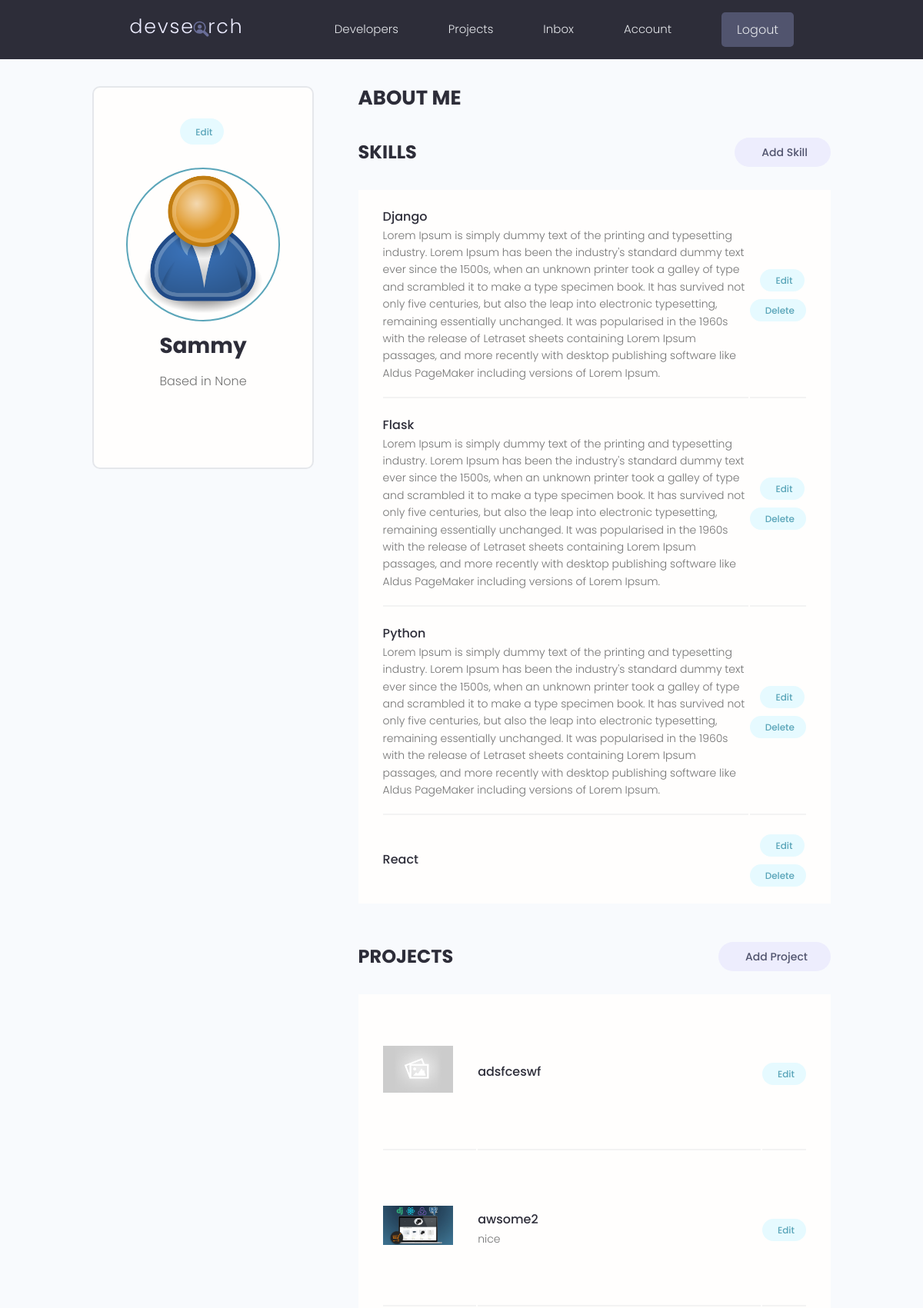
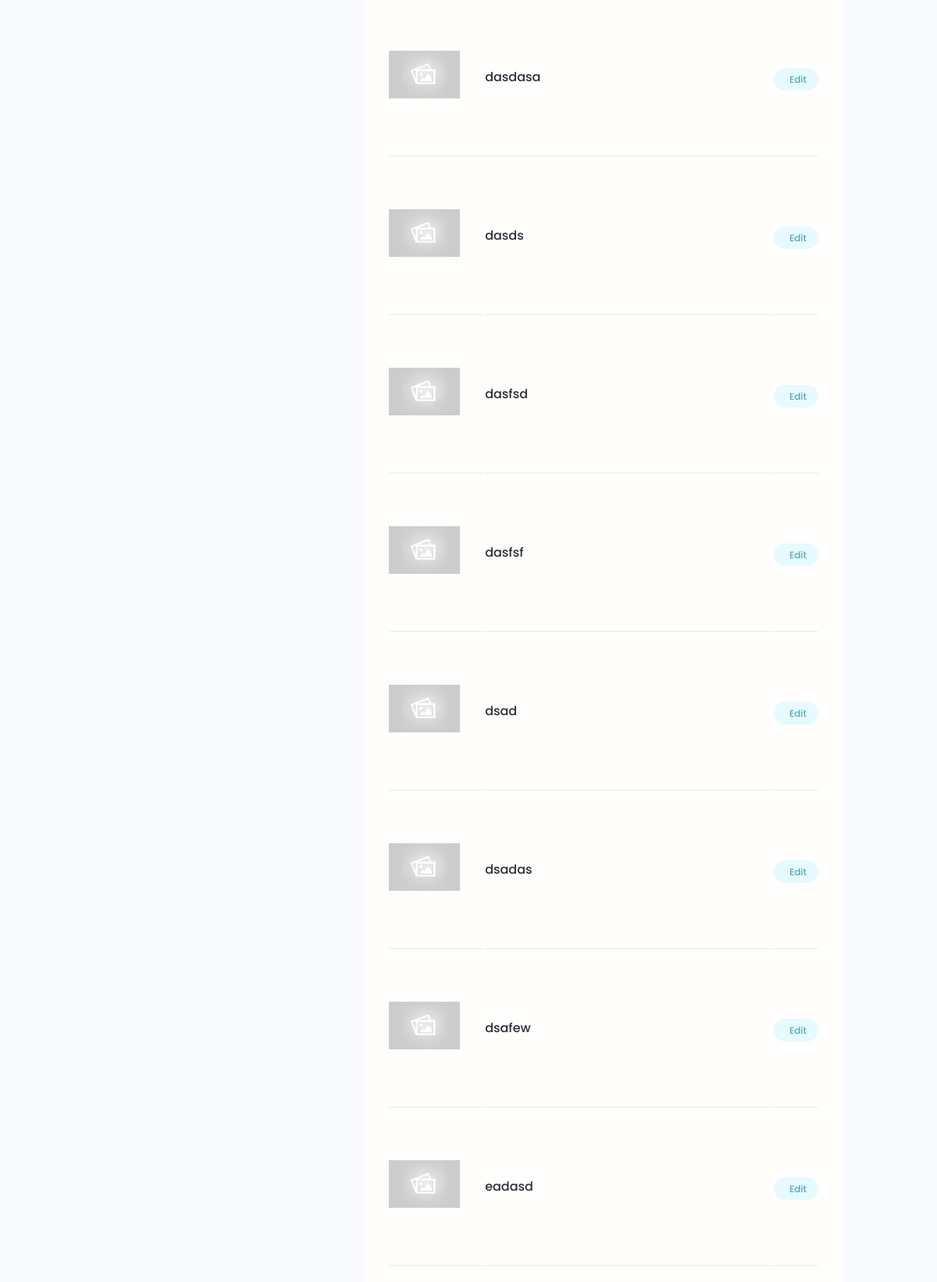
The app's page /account/ (signed in, upper part) with its own data (2 pictures, top to bottom).
### users/models.py (models this page shows, shortened)
class Profile(models.Model):
    user = models.OneToOneField(User, on_delete=models.CASCADE, null=True, blank=True)
    name = models.CharField(max_length=200, null=True, blank=True)
    email = models.EmailField(max_length=500, null=True, blank=True)
    username = models.CharField(max_length=200, blank=True, null=True)
    location = models.CharField(max_length=200, blank=True, null=True)
    short_intro = models.CharField(max_length=200, null=True, blank=True)
    bio = models.TextField(null=True, blank=True)
    profile_image = models.ImageField(null=True, blank=True, upload_to='profiles/', default="profiles/user-default.png")
    social_github = models.CharField(max_length=200, blank=True, null=True)
    social_twitter = models.CharField(max_length=200, blank=True, null=True)
    social_linkedin = models.CharField(max_length=200, blank=True, null=True)
    social_youtube = models.CharField(max_length=200, blank=True, null=True)
    social_website = models.CharField(max_length=200, blank=True, null=True)
    created = models.DateTimeField(auto_now_add=True)
    id = models.UUIDField(default=uuid.uuid4, unique=True,
                          primary_key=True, editable=False)
    class Meta:
        ordering = ['created']
    @property
    def imageURL(self):
        try:
            url = self.profile_image.url
        except:
            url = ''
        return url

class Skill(models.Model):
    owner = models.ForeignKey(Profile, on_delete=models.CASCADE)
    name = models.CharField(max_length=200, null=True, blank=True)
    description = models.TextField(null=True, blank=True)
    created = models.DateTimeField(auto_now_add=True)
    id = models.UUIDField(default=uuid.uuid4, unique=True,
                          primary_key=True, editable=False)

### projects/models.py (models this page shows, shortened)
class Project(models.Model):
    owner = models.ForeignKey(Profile, null=True, blank=True, on_delete=models.CASCADE)
    title = models.CharField(max_length=200)
    description = models.TextField(null=True, blank=True)
    featured_image = models.ImageField(null=True, blank=True, default="default.jpg")
    demo_link = models.CharField(max_length=2000,null=True, blank=True)
    source_link = models.CharField(max_length=2000,null=True, blank=True)
    tags = models.ManyToManyField('Tag', blank=True)
    vote_total = models.IntegerField(default=0, null=True, blank=True)
    vote_ratio = models.IntegerField(default=0, null=True, blank=True)
    created = models.DateTimeField(auto_now_add=True)
    id = models.UUIDField(default=uuid.uuid4, unique=True,
                          primary_key=True, editable=False)
    class Meta:
        ordering = ['-vote_ratio', '-vote_total', 'title']
    @property
    def imageURL(self):
        try:
            url = self.featured_image.url
        except:
            url = ''
        return url

### users/views.py (the view)
# urls.py: path('account/', views.userAccount, name="account"),
@login_required(login_url='login')
def userAccount(request):
    profile = request.user.profile
    skills = profile.skill_set.all()
    projects = profile.project_set.all()
    context = {
        'profile':profile,
        'skills': skills,
        'projects': projects
    }
    return render(request, 'users/account.html', context)

### users/templates/users/account.html (shortened to what this page needs)
{% extends 'main.html' %}
{% block content %}
<main class="settingsPage profile my-md">
  <div class="container">
    <div class="layout">
      <div class="column column--1of3">
        <div class="card text-center">
          <div class="card__body dev">
            <a class="tag tag--pill tag--main settings__btn" href="{% url 'edit-account' %}">
              Edit</a>
            <img class="avatar avatar--xl dev__avatar" src="{{profile.imageURL}}" />
            <h2 class="dev__name">{{profile.name}}</h2>
            <p class="dev__location">Based in {{profile.location}}</p>
          </div>
        </div>
      </div>
      <div class="column column--2of3">
        <div class="devInfo">
          <h3 class="devInfo__title">About Me</h3>
        </div>
        <div class="settings">
          <h3 class="settings__title">Skills</h3>
          <a class="tag tag--pill tag--sub settings__btn tag--lg" href="{% url 'create-skill' %}"> Add Skill</a>
        </div>
        <table class="settings__table">
          {% for skill in skills %}
          <tr>
            <td class="settings__tableInfo">
              <h4>{{skill.name}}</h4>
              <p>
                {{skill.description}}
              </p>
            </td>
            <td class="settings__tableActions">
              <a class="tag tag--pill tag--main settings__btn" href="{% url 'update-skill' skill.id %}"> Edit</a>
              <a class="tag tag--pill tag--main settings__btn" href="{% url 'delete-skill' skill.id %}?next=/account">
                Delete</a>
            </td>
          </tr>
          {% endfor %}
        </table>
        <div class="settings">
          <h3 class="settings__title">Projects</h3>
          <a class="tag tag--pill tag--sub settings__btn tag--lg" href="{% url 'create-project' %}"> Add Project</a>
        </div>
        <table class="settings__table">
          {% for project in projects %}
          <tr>
            <td class="settings__thumbnail">
              <a href="{% url 'project' project.id %}"><img src="{{project.imageURL}}" alt="Project Thumbnail" /></a>
            </td>
            <td class="settings__tableInfo">
              <a href="{% url 'project' project.id %}">{{project.title}}</a>
              <p>{{project.description|slice:"150"}}</p>
            </td>
            <td class="settings__tableActions">
              <a class="tag tag--pill tag--main settings__btn" href="{% url 'update-project' project.id %}"> Edit</a>
            </td>
          </tr>
          {% endfor %}
        </table>
      </div>
    </div>
  </div>
</main>
{% endblock %}

### static/styles/app.css (style rules this page uses)
:root { --color-sub: #2d2d39; }
.card { border: 2px solid var(--color-light); }
img { width: 100%; }
.profile .card > .dev { padding: 4rem; }
.dev__avatar { display: block; margin: auto; }
.dev__name { color: var(--color-sub); font-size: 2.8rem; font-weight: 700; margin-top: 1rem; margin-bottom: 0.5rem; }
.dev__location { margin-top: 1rem; }
.devInfo { margin-bottom: 3rem; }
.devInfo__title, .devInfo__subtitle { font-size: 2.6rem; color: var(--color-sub); text-transform: uppercase; font-weight: 700; margin-bottom: 1.5rem; }
.settingsPage .dev > .settings__btn { display: inline-block; margin-bottom: 3rem; }
.settings { display: flex; justify-content: space-between; align-items: center; }
.settings__title { font-size: 2.4rem; text-transform: uppercase; font-weight: 700; color: var(--color-sub); }
.settings__table { margin-top: 3rem; margin-bottom: 5rem; padding: 0 3rem; background: var(--color-white); }
.settings__table tr { width: 100%; }
.settings__table tr > td { padding: 2rem 0; }
.settings__table tr:not(:last-child) td { border-bottom: 2px solid var(--color-white-light); }
.settings__thumbnail { width: 23%; min-width: 10rem; }
.settings__thumbnail img { padding-right: 3rem; height: 15rem; object-fit: contain; }
.settings__tableInfo { width: 100%; }
.settings__tableInfo h4, .settings__tableInfo a { padding-right: 1rem; width: auto; font-size: 1.6rem; font-weight: 500; color: var(--color-sub); }
.settings__tableInfo p { font-size: 1.4rem; }
.settings__tableActions { text-align: right; }

### static/uikit/styles/modules/_variables.css (style rules this page uses)
:root { --color-main: #5aa5b9; --color-main-light: #e6faff; --color-sub: #3f4156; --color-sub-light: #51546e; --color-sub-lighter: #ededfd; --color-text: #737373; --color-gray: #8b8b8b; --color-light: #e5e7eb; --color-light-gray: #767676; --color-bg: #f8fafd; --color-white: #fffefd; --color-white-light: #f3f3f3; --color-success: #359e64; --color-success-bg: #def8e8; --color-error: #fc4b0b; --color-error-bg: #fff2ee; --font-base: 'Poppins', arial, helvetica, 'Segoe UI', roboto, ubuntu, sans-serif; --font-monospace: 'Fira Code', 'Courier New', courier, monospace; --font-regular: 300; --font-medium: 500; --font-bold: 700; --generic-shadow: 1px 1px 5px #00000010; --generic-transition: all 0.3s ease-in-out; }

### static/uikit/styles/modules/_base.css (style rules this page uses)
* { margin: 0; padding: 0; box-sizing: border-box; text-rendering: optimizeLegibility; color: inherit; font-size: inherit; }
html { font-size: 50%; }
@media only screen and (min-width: 480px) { html { font-size: 56.25%; } }
@media only screen and (min-width: 1200px) { html { font-size: 62.5%; } }
body { line-height: 1.6; font-weight: 400; font-size: 1.5rem; color: var(--color-text); background-color: var(--color-bg); min-height: 100vh; }

### static/uikit/styles/modules/_typography.css (style rules this page uses)
* { font-family: var(--font-base); }
h2 { font-size: 3.6rem; font-weight: var(--font-bold); }
h3 { font-size: 3.2rem; font-weight: var(--font-medium); }
h4 { font-size: 2.8rem; font-weight: var(--font-medium); }
p, span, strong { font-size: 1.6rem; color: var(--color-text); font-weight: var(--font-regular); }
a { padding-bottom: 2px; text-decoration: none; display: inline-block; color: var(--color-main); font-weight: var(--font-medium); }

### static/uikit/styles/modules/_utilities.css (style rules this page uses)
.container { width: 92%; max-width: 165rem; margin: 0 auto; box-sizing: border-box; }
@media screen and (min-width: 1000px) { .container { width: 90%; } }
@media screen and (min-width: 1200px) { .container { width: 80%; } }
.text-center { text-align: center; }
.my-md { margin: 3rem auto; }

### static/uikit/styles/modules/_avatar.css (style rules this page uses)
.avatar { border-radius: 50%; border: 2px solid var(--color-main); object-fit: cover; }
.avatar--xl { height: 20rem; width: 20rem; }

### static/uikit/styles/modules/_card.css (style rules this page uses)
.card { border-radius: 1rem; background-color: var(--color-white); border: 1.5px solid var(--color-light); width: auto; height: auto; margin-top: 0.5rem; margin-bottom: 0.5rem; overflow: hidden; }
.card__body, .card__header { padding: 2rem 2.5rem; }

### static/uikit/styles/modules/_tag.css (style rules this page uses)
.tag { display: inline-flex; align-items: center; background-color: var(--color-sub); height: -webkit-fit-content; height: -moz-fit-content; height: fit-content; width: -webkit-fit-content; width: -moz-fit-content; width: fit-content; border-radius: 0.5rem; padding: 0.5rem 1.5rem; font-size: 1.2rem; cursor: pointer; }
.tag:not(:last-child) { margin-right: 0.25rem; margin-bottom: 0.75rem; }
.tag--pill { border-radius: 5rem; }
.tag--main, .tag--main > small { background: var(--color-main-light); color: var(--color-main); font-weight: 500; }
.tag--sub, .tag--sub > small { background: var(--color-sub-lighter); color: var(--color-sub-light); font-weight: 500; }
.tag--lg { padding: 0.8rem 3rem; font-size: 1.4rem; }

### records on screen
Profile: imageURL (placeholder picture), name "Sammy", location "None"
Skill: name "Django", description "Lorem Ipsum is simply dummy text of the printing and typesetting industry. Lorem Ipsum has been the industry's standard dummy text ever since the 1500s, when an unknown printer took a galley of type and scrambled it to make a type specimen book. It has survived not only five centuries, but also the leap into electronic typesetting, remaining essentially unchanged. It was popularised in the 1960s with the release of Letraset sheets containing Lorem Ipsum passages, and more recently with desktop publishing software like Aldus PageMaker including versions of Lorem Ipsum."
Skill: name "Flask", description "Lorem Ipsum is simply dummy text of the printing and typesetting industry. Lorem Ipsum has been the industry's standard dummy text ever since the 1500s, when an unknown printer took a galley of type and scrambled it to make a type specimen book. It has survived not only five centuries, but also the leap into electronic typesetting, remaining essentially unchanged. It was popularised in the 1960s with the release of Letraset sheets containing Lorem Ipsum passages, and more recently with desktop publishing software like Aldus PageMaker including versions of Lorem Ipsum."
Skill: name "Python", description "Lorem Ipsum is simply dummy text of the printing and typesetting industry. Lorem Ipsum has been the industry's standard dummy text ever since the 1500s, when an unknown printer took a galley of type and scrambled it to make a type specimen book. It has survived not only five centuries, but also the leap into electronic typesetting, remaining essentially unchanged. It was popularised in the 1960s with the release of Letraset sheets containing Lorem Ipsum passages, and more recently with desktop publishing software like Aldus PageMaker including versions of Lorem Ipsum."
Skill: name "React"
Project: imageURL (placeholder picture), title "adsfceswf"
Project: imageURL (picture), title "awsome2", description "nice"
Project: imageURL (placeholder picture), title "dasdasa"
Project: imageURL (placeholder picture), title "dasds"
Project: imageURL (placeholder picture), title "dasfsd"
Project: imageURL (placeholder picture), title "dasfsf"
Project: imageURL (placeholder picture), title "dsad"
Project: imageURL (placeholder picture), title "dsadas"
Project: imageURL (placeholder picture), title "dsafew"
Project: imageURL (placeholder picture), title "eadasd"
